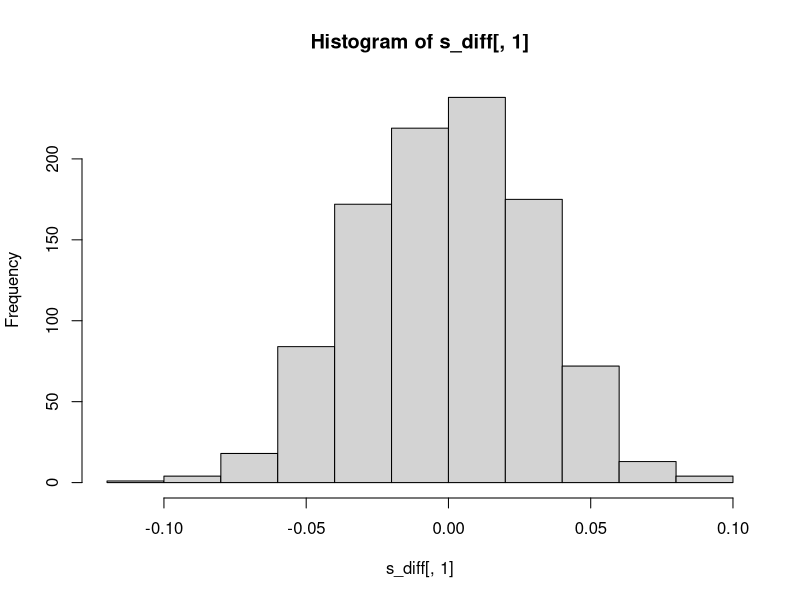
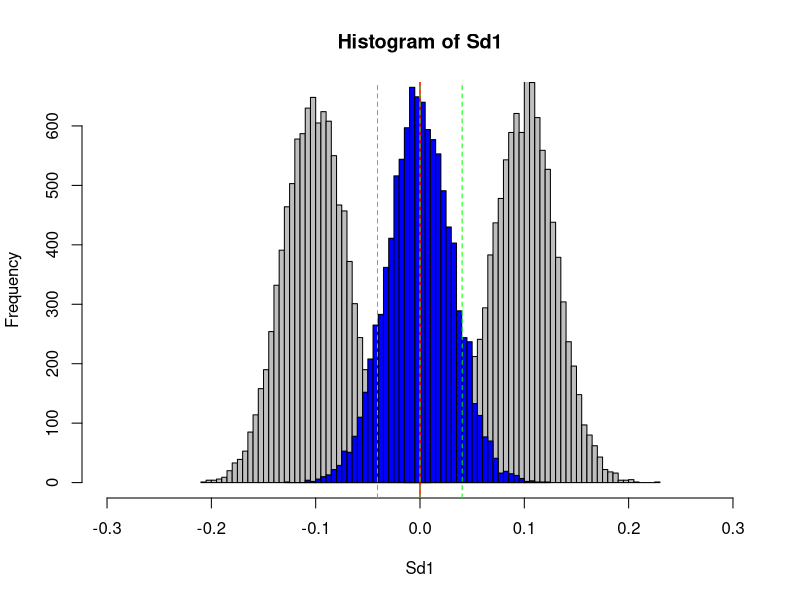

Source code (R) for these figures, in order:
delta=0.1
u1_old=1
u1_new=1

sigma_old=1
sigma_new=1

sigma=sigma_old

k=1

alpha=0.05
beta=0.2

z_a=qnorm(1-alpha/2) #note two tails
z_b=qnorm(1-beta/2) #note

n1=(1+1/k)*sigma^2*(z_a+z_b)^2/(delta-abs(u1_old-u1_new))^2
n2=k*n1

simu=1000
s_diff=array(0, dim=c(simu, 5))
for(i in 1:simu) {
  s1=rnorm(n1, u1_old, sigma_old)
  s2=rnorm(n2, u1_new, sigma_new)
  s_diff[i,1]=mean(s2)-mean(s1)
  tt=t.test(s1, s2)
  s_diff[i,2]=tt$p.value
  s_diff[i,3]=tt$statistic
  s_diff[i,4]=(mean(s1)-mean(s2)-delta)/(sigma*sqrt(1/n1+1/n2))
  s_diff[i,5]=(mean(s1)-mean(s2)+delta)/(sigma*sqrt(1/n1+1/n2))
}
hist(s_diff[,1])
pw=length(which(abs(s_diff[,1]) > delta))/simu
print(paste("Power is [EB]: " , pw))


RS=10000
SS1=rnorm(RS, mean = u1_new-u1_old, sd=sqrt(1/n1+1/n2))

Sd1=rnorm(RS, mean = -delta, sd=sqrt(1/n1+1/n2))
Sd2=rnorm(RS, mean = delta, sd=sqrt(1/n1+1/n2))

hist(Sd1, col="grey", breaks = 50,xlim=c(-delta*3, delta*3))
hist(Sd2, add=TRUE, col="grey", breaks = 50)
hist(SS1, add=TRUE, breaks = 50, col="blue")

abline(v=0, col="red")
T1=sort(Sd1)[RS*(1-alpha/2)]

abline(v=0, col="red")
T2=sort(Sd2)[RS*alpha/2]
abline(v=c(T1, T2, u1_new-u1_old), lty=2, col="green")

length(which(SS1 > T1 & SS1 < T2))/RS
